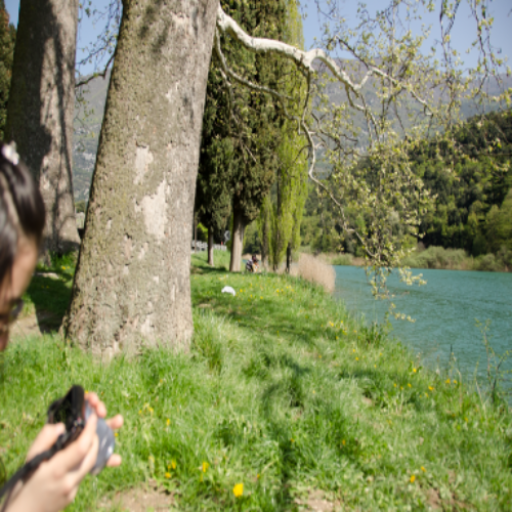
#> input picture train/T2O_Clear/GT_0011.png, 512 x 512 px; its folder holds only this picture in this run
$ python SynDegraded.py
#> lines starting #> are read from the running program, lines starting #| are printed output that depends on the picture; after the words box and inside, x2 and y2 are one past the last pixel; in counts of white or black regions, pixels touching at a corner belong together
# -*- coding: utf-8 -*-
"""
Created on Sun Jan  5 15:54:23 2025

@author: Jeremy
"""


import cv2
import numpy as np
import os

def create_glow(img,intmax):

    w,h,c = img.shape
    whmin = 512#np.min(w,h)

    glow_center = (np.random.randint(100,400),np.random.randint(100,400))
    glow_radius = np.random.randint(50,300)#np.random.randint(whmin//10,whmin//3)
    intensity = np.random.uniform(0.05,intmax)
    glow_color=(255, 255, 255)

    glow_layer = np.zeros_like(img, dtype=np.uint8)
    cv2.circle(glow_layer, glow_center, glow_radius, glow_color, -1)
    glow_layer = cv2.GaussianBlur(glow_layer, (0, 0), glow_radius / 3)

    result = cv2.addWeighted(img.astype(np.uint8), 1.0, glow_layer.astype(np.uint8), intensity, 0)

    return result

def SyntheticDeg(img,sor):

	tt = np.random.uniform(0.50, 0.85)
	L = np.random.uniform(0.50, 0.90)
	G = np.random.uniform(1.00, 2.0)
	A = np.random.uniform(0.85, 0.95)
	degradedimg = np.zeros((img.shape))

	if sor == 0:    #Haze
		degradedimg = img * tt + A * (1 - tt)
	elif sor == 1:    #Low
		sors = np.random.randint(0,2)
		if sors == 0:
			degradedimg = img * L
		else:
			degradedimg = np.power(img,G)
	elif sor == 2:    #Glow
		for i in range(3):
			degradedimg = create_glow(img*255,intmax=0.50)/255
	elif sor == 3:    #Haze	and Low
		sors = np.random.randint(0,2)
		if sors == 0:
			degradedimg = img * L * tt + A * (1 - tt)
		else:
			degradedimg = np.power(img,G) * tt + A * (1 - tt)
	elif sor == 4:    #Glow
		for i in range(3):
			degradedimg = create_glow((img * tt + A * (1 - tt))*255,intmax=0.25)/255
	elif sor == 5:    #Low and Glow
		sors = np.random.randint(0,2)
		if sors == 0:
			degradedimg = create_glow(img * L*255,intmax=0.75)/255
		else:
			degradedimg = create_glow(np.power(img,G)*255,intmax=0.75)/255
	else:    #Haze, Low, and Glow
		sors = np.random.randint(0,2)
		if sors == 0:
			degradedimg = create_glow((img * L * tt + A * (1 - tt))*255,intmax=0.25)/255
		else:
			degradedimg = create_glow((np.power(img,G) * tt + A * (1 - tt))*255,intmax=0.25)/255

	return degradedimg

files = os.listdir('./T2O_Clear')
totalfiles = len(files)

for i in range(totalfiles):
	print("%d/%d"%(i,totalfiles))
	img = cv2.resize(cv2.imread('./T2O_Clear/'+files[i]),(512,512))/255
	degraded_img = SyntheticDeg(img,sor=0)

	cv2.imwrite('./T2O_Haze/' + files[i],degraded_img*255)

for i in range(totalfiles):
	print("%d/%d"%(i,totalfiles))
	img = cv2.resize(cv2.imread('./T2O_Clear/'+files[i]),(512,512))/255
	degraded_img = SyntheticDeg(img,sor=1)
#> call 2 of SyntheticDeg, with sor = 1
#> in SyntheticDeg (call 2), `degradedimg = img * L`:
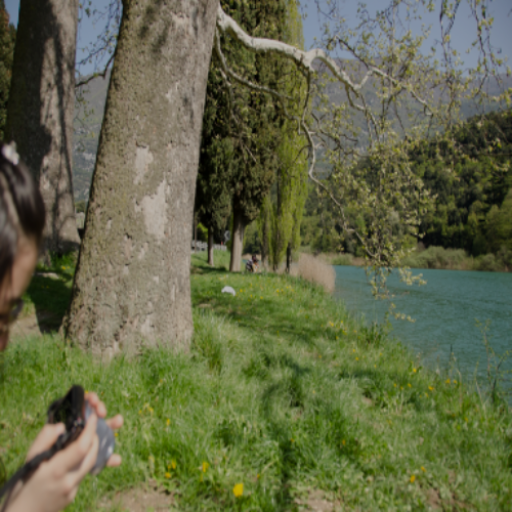
#> degradedimg: shape (512, 512, 3) float64; mean B, G, R 0.281, 0.406, 0.387

	cv2.imwrite('./T2O_Low/' + files[i],degraded_img*255)

for i in range(totalfiles):
	print("%d/%d"%(i,totalfiles))
	img = cv2.resize(cv2.imread('./T2O_Clear/'+files[i]),(512,512))/255
	degraded_img = SyntheticDeg(img,sor=2)
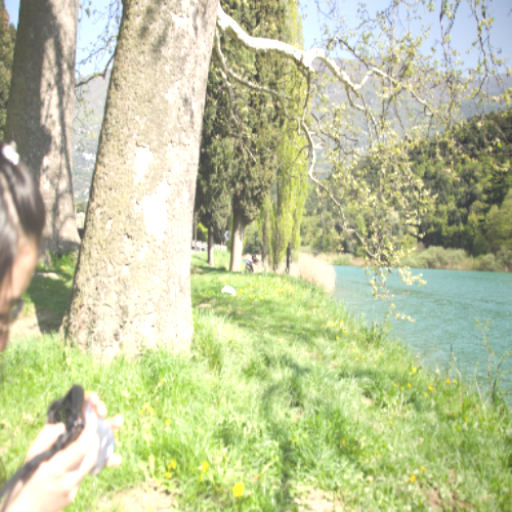
#> degraded_img: shape (512, 512, 3) float64; mean B, G, R 0.613, 0.776, 0.745

	cv2.imwrite('./T2O_Glow/' + files[i],degraded_img*255)

for i in range(totalfiles):
	print("%d/%d"%(i,totalfiles))
	img = cv2.resize(cv2.imread('./T2O_Clear/'+files[i]),(512,512))/255
	degraded_img = SyntheticDeg(img,sor=3)
#> call 4 of SyntheticDeg, with sor = 3
#> in SyntheticDeg (call 4), `degradedimg = img * L * tt + A * (1 - tt)`:
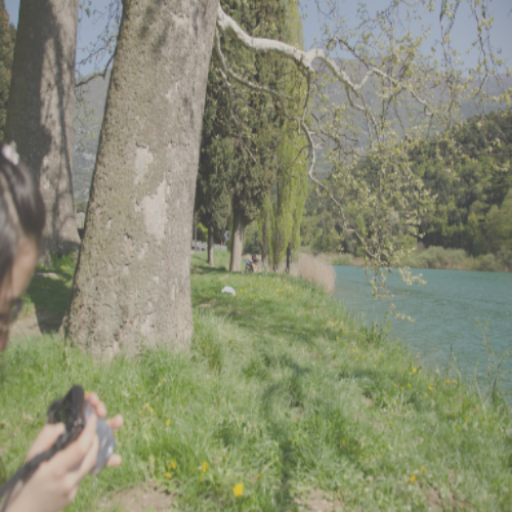
#> degradedimg: shape (512, 512, 3) float64; mean B, G, R 0.452, 0.548, 0.534

	cv2.imwrite('./T2O_HazeLow/' + files[i],degraded_img*255)

for i in range(totalfiles):
	print("%d/%d"%(i,totalfiles))
	img = cv2.resize(cv2.imread('./T2O_Clear/'+files[i]),(512,512))/255
	degraded_img = SyntheticDeg(img,sor=4)

	cv2.imwrite('./T2O_HazeGlow/' + files[i],degraded_img*255)

for i in range(totalfiles):
	print("%d/%d"%(i,totalfiles))
	img = cv2.resize(cv2.imread('./T2O_Clear/'+files[i]),(512,512))/255
	degraded_img = SyntheticDeg(img,sor=5)
#> in create_glow (call 7), `cv2.circle(glow_layer, glow_center, glow_radius, glow_color, -1)`:
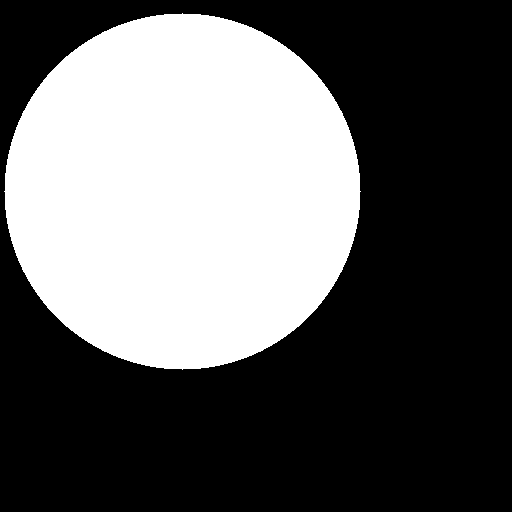
#> glow_layer: shape (512, 512, 3); 37.9% white; 1 white region, box (x1, y1, x2, y2) and area: (4, 13, 361, 370) 99477
#> in create_glow (call 7), `result = cv2.addWeighted(img.astype(np.uint8), 1.0, glow_layer.astype(..`:
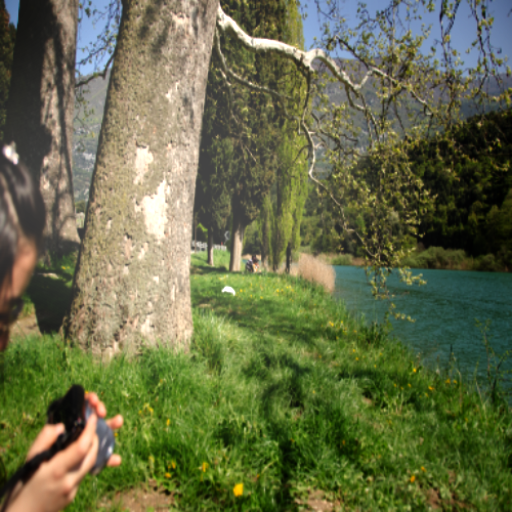
#> result: shape (512, 512, 3); mean of channels 0, 1, 2 72.5, 108.1, 102.2; drawn as B, G, R

	cv2.imwrite('./T2O_LowGlow/' + files[i],degraded_img*255)

for i in range(totalfiles):
	print("%d/%d"%(i,totalfiles))
	img = cv2.resize(cv2.imread('./T2O_Clear/'+files[i]),(512,512))/255
	degraded_img = SyntheticDeg(img,sor=6)
#> in create_glow (call 8), `cv2.circle(glow_layer, glow_center, glow_radius, glow_color, -1)`:
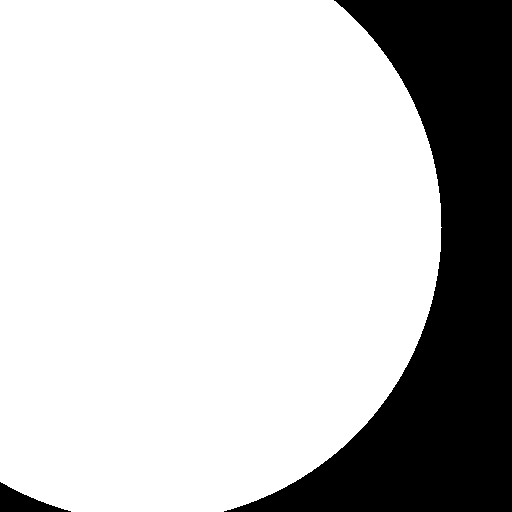
#> glow_layer: shape (512, 512, 3); 76.8% white; 2 black regions, box (x1, y1, x2, y2) and area: (224, 0, 512, 512) 59795, (0, 482, 71, 512) 964
#> in create_glow (call 8), `result = cv2.addWeighted(img.astype(np.uint8), 1.0, glow_layer.astype(..`:
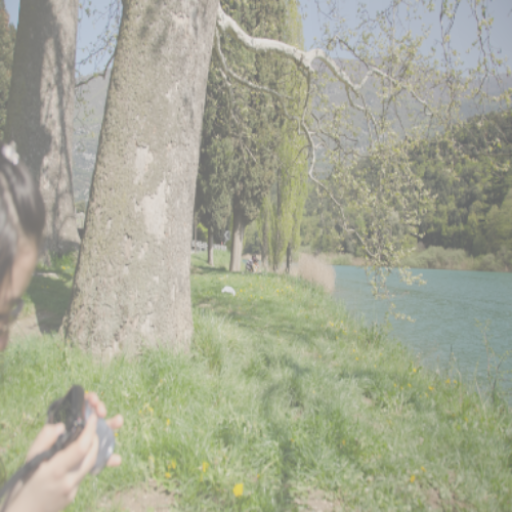
#> result: shape (512, 512, 3); mean of channels 0, 1, 2 148.9, 168.2, 165.2; drawn as B, G, R

	cv2.imwrite('./T2O_HazeLowGlow/' + files[i],degraded_img*255)

$ run again, on train/T2O_Clear/GT_0015.png
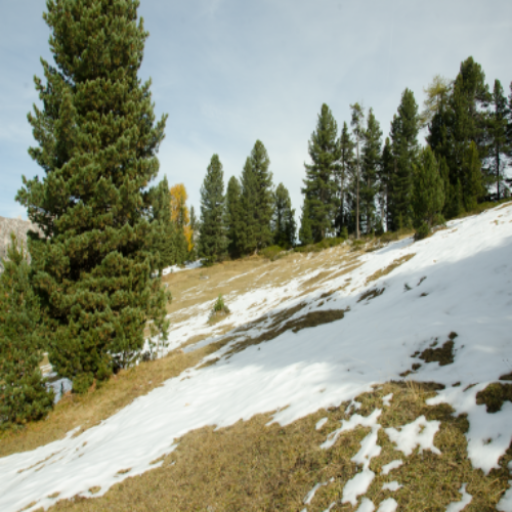
#> input picture train/T2O_Clear/GT_0015.png, 512 x 512 px
#> in SyntheticDeg (call 4), `degradedimg = img * L * tt + A * (1 - tt)`:
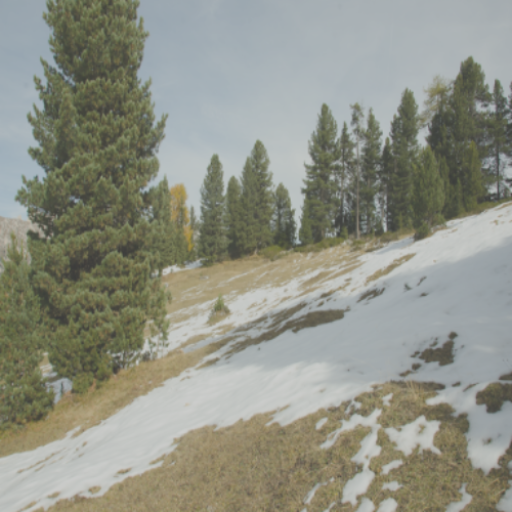
#> degradedimg: shape (512, 512, 3) float64; mean B, G, R 0.523, 0.57, 0.562
#> glow_layer: shape (512, 512, 3); 37.9% white; 1 white region, box (x1, y1, x2, y2) and area: (4, 13, 361, 370) 99477
#> glow_layer: shape (512, 512, 3); 76.8% white; 2 black regions, box (x1, y1, x2, y2) and area: (224, 0, 512, 512) 59795, (0, 482, 71, 512) 964
#> in create_glow (call 8), `result = cv2.addWeighted(img.astype(np.uint8), 1.0, glow_layer.astype(..`:
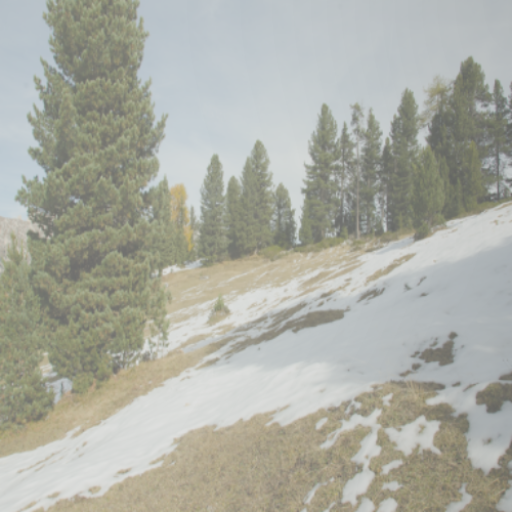
#> result: shape (512, 512, 3); mean of channels 0, 1, 2 163.2, 172.6, 170.9; drawn as B, G, R

$ run again, on train/T2O_Clear/GT_0016.png
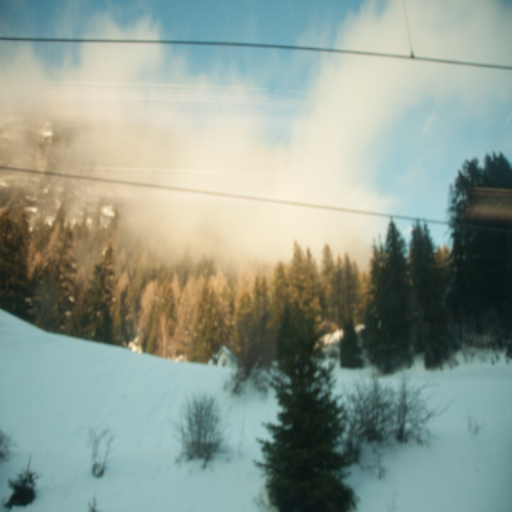
#> input picture train/T2O_Clear/GT_0016.png, 512 x 512 px
#> in SyntheticDeg (call 4), `degradedimg = img * L * tt + A * (1 - tt)`:
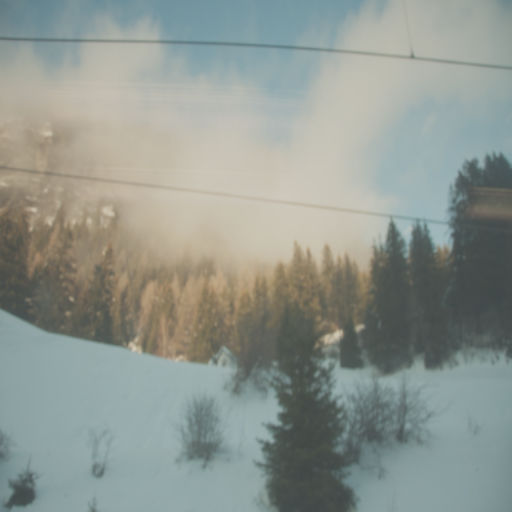
#> degradedimg: shape (512, 512, 3) float64; mean B, G, R 0.565, 0.591, 0.562
#> glow_layer: shape (512, 512, 3); 37.9% white; 1 white region, box (x1, y1, x2, y2) and area: (4, 13, 361, 370) 99477
#> glow_layer: shape (512, 512, 3); 76.8% white; 2 black regions, box (x1, y1, x2, y2) and area: (224, 0, 512, 512) 59795, (0, 482, 71, 512) 964
#> in create_glow (call 8), `result = cv2.addWeighted(img.astype(np.uint8), 1.0, glow_layer.astype(..`:
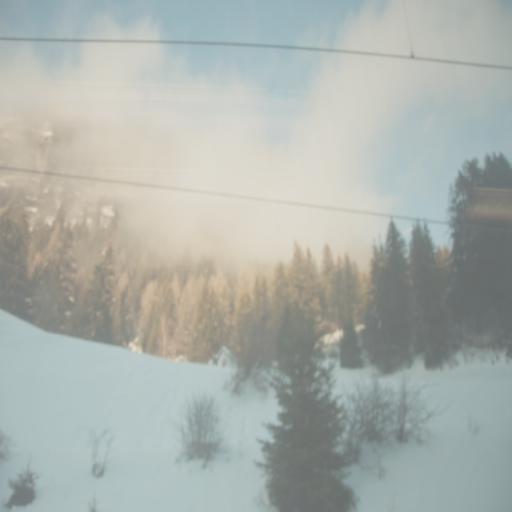
#> result: shape (512, 512, 3); mean of channels 0, 1, 2 171.4, 176.7, 170.9; drawn as B, G, R

$ run again, on train/T2O_Clear/GT_0017.png
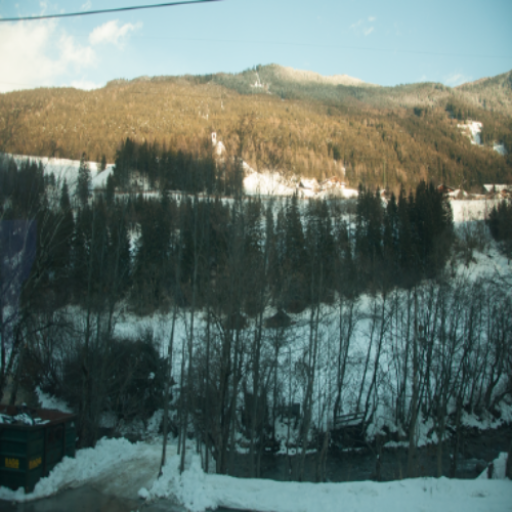
#> input picture train/T2O_Clear/GT_0017.png, 512 x 512 px
#> glow_layer: shape (512, 512, 3); 37.9% white; 1 white region, box (x1, y1, x2, y2) and area: (4, 13, 361, 370) 99477
#> glow_layer: shape (512, 512, 3); 76.8% white; 2 black regions, box (x1, y1, x2, y2) and area: (224, 0, 512, 512) 59795, (0, 482, 71, 512) 964
#> in create_glow (call 8), `result = cv2.addWeighted(img.astype(np.uint8), 1.0, glow_layer.astype(..`:
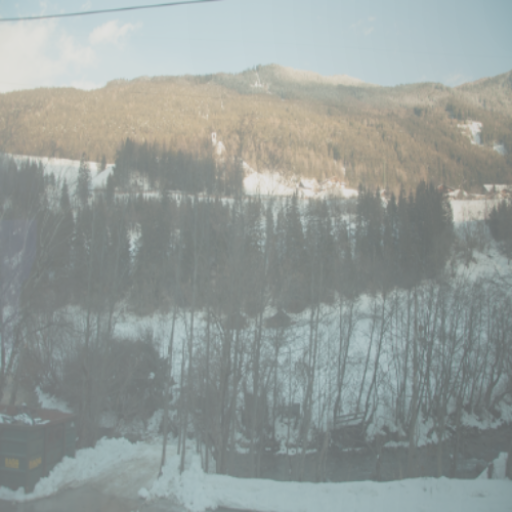
#> result: shape (512, 512, 3); mean of channels 0, 1, 2 154, 157.3, 150; drawn as B, G, R
